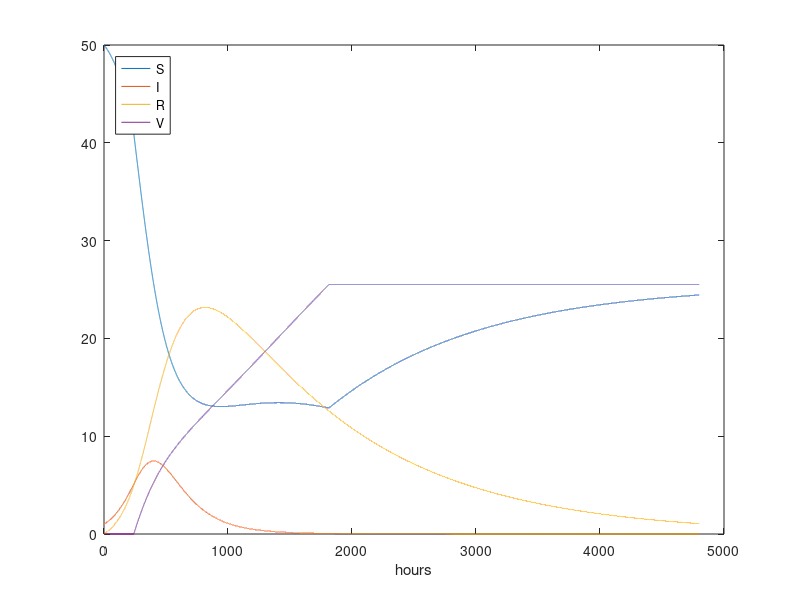

This figure's MATLAB source:
function SIRV_p_adapt()    
    % As SIRV1.m, but including time-dependent vaccination.
    % Time unit: 1 h
    close all, clear all, clc
    
    beta = 10/(40*8*24);
    beta = beta/4;                % Reduce beta compared to SIR1.py
    fprintf('beta: %g\n', beta);
    gamma = 3/(15*24);
    dt = 0.1;                      % 6 min
    D = 200;                       % Simulate for D days
    N_t = floor(D*24/dt);          % Corresponding no of hours
    nu = 1/(24*50);                % Average loss of immunity: 50 days
    delta = 10*24;                 % Starting day 
    p0 = 0.001;

    t = linspace(0, N_t*dt, N_t+1);
    S = zeros(N_t+1, 1);
    I = zeros(N_t+1, 1);
    R = zeros(N_t+1, 1);
    V = zeros(N_t+1, 1);
    
    function result = p(t, n) %function to implement specific vaccination policy
        if (V(n) < 0.5*(S(1)+I(1)) && t > delta)
            result = p0;
        else
            result = 0;
        end
    end

    % Initial condition
    S(1) = 50;
    I(1) = 1;
    R(1) = 0;
    V(1) = 0;

    % Step equations forward in time
    for n = 1:N_t
        S(n+1) = S(n) - dt*beta*S(n)*I(n) + dt*nu*R(n) - dt*p(t(n),n)*S(n);
        V(n+1) = V(n) + dt*p(t(n),n)*S(n);
        I(n+1) = I(n) + dt*beta*S(n)*I(n) - dt*gamma*I(n);
        R(n+1) = R(n) + dt*gamma*I(n) - dt*nu*R(n);
        loss = floor(V(n+1) + S(n+1) + R(n+1) + I(n+1)) -...
                             (V(1) + S(1) + R(1) + I(1));
        if loss > 0
            fprintf('loss: %d\n', loss);
        end
    end

    plot(t, S, t, I, t, R, t, V);
    legend('S', 'I', 'R', 'V', 'Location', 'northwest');
    xlabel('hours');
end